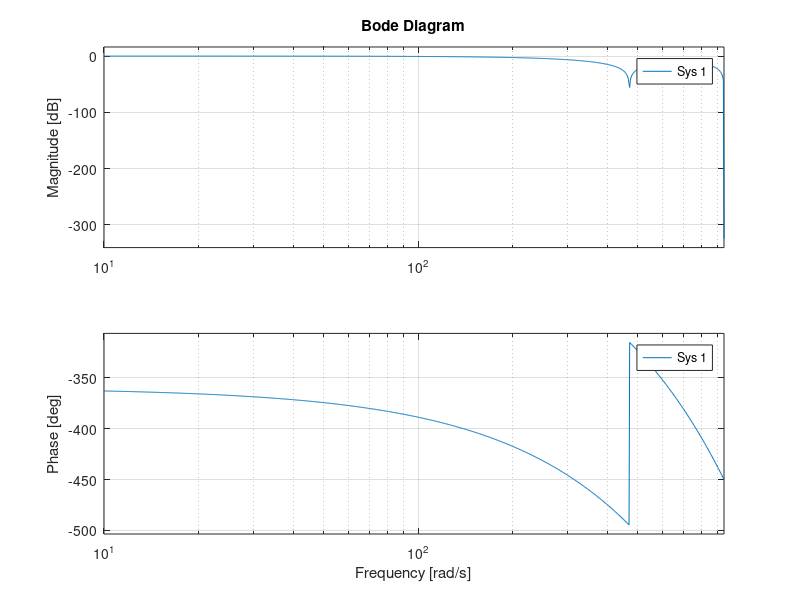
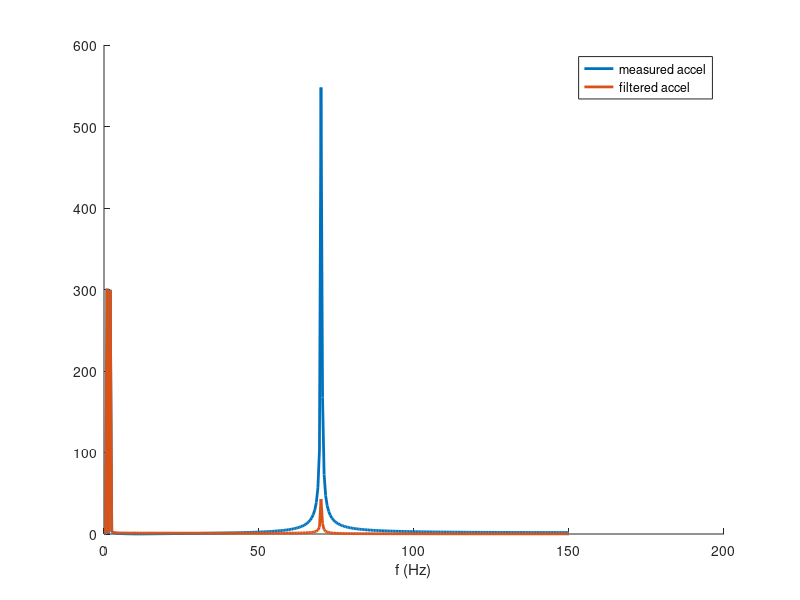
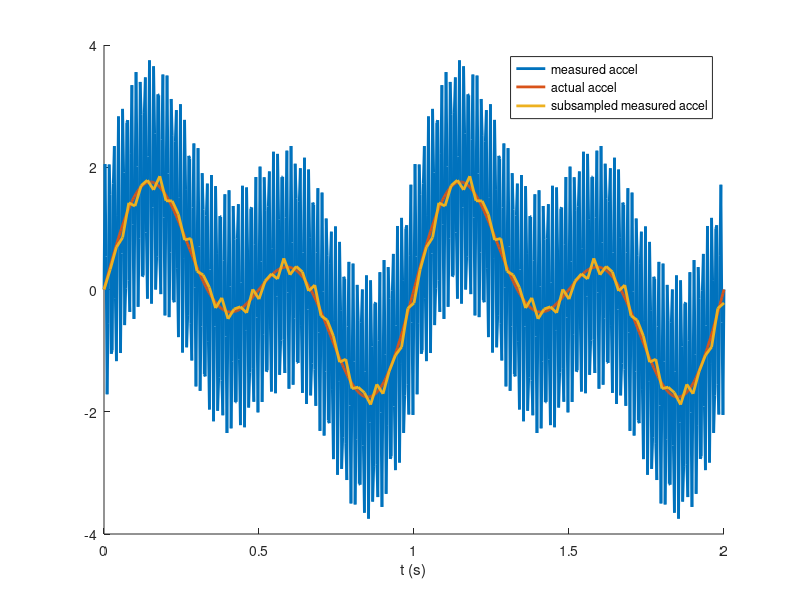

Source code (MATLAB) for these figures, in order:
%% Se mide aceleraciones que se componen de dos componentes sinusoidales de
%% 1 y 2 Hz. Durante la medición hay fuerte ruido de línea que contamina la 
%% señal con otra componente de 60 Hz. La aceleración medida será sub-
%% muestreada de 300 Hz a 50 Hz (decimando cada 6), con lo cual la 
%% componente de ruido de línea debería desaparecer (f_N=fs/2=25 < 60). 
%% Sin embargo, aún está presente.
%% Arregle la sección Filtering de manera tal que se maximice la SNR. Note
%% que la definición de SNR utilizada para evaluar su solución tiene en
%% cuenta la fase.

clc
close all
clear

ti = 0 % s
tf2 = 2 % s
fs = 300 % Hz
t = ti:1/fs:tf2;

f_signal_1 = 1 % Hz
f_signal_2 = 2 % Hz
f_noise = 70 % Hz
actual_accel = sin(2*pi*f_signal_1*t) +  sin(2*pi*f_signal_2*t);
noise = 2*sin(2*pi*f_noise*t);%% + 2*sin(2*pi*70*t) ;
measured_accel = actual_accel + noise;


%% Filtering

% lambda = 0.9;
% b = 1-lambda;
% a = [1 -lambda];
% 
% filtered_measured_accel = filter(b,a,measured_accel);
% Hd = chebyPancho;
% %Hd = kaiser_pancho;
% [b,a] = tf(Hd);
% 
% filtered_measured_accel = filter(b, a, measured_accel);
% 
% figure
% bode(filt(b, a, 1/fs))

f_co = 35;% Elijo frecuencia de corte
F_CO =f_co/fs;%Normalizo la frecuencia de corte
M = round(1/(2*F_CO))%Calculo el orden

b = (1/M)*ones(1,M);
a = 1;

filtered_measured_accel = filter(b, a, measured_accel);

% f_co = 35;% Elijo frecuencia de corte
% F_CO =f_co/fs;%Normalizo la frecuencia de corte
% M = round(1/(2*F_CO))%Calculo el orden
% 
% b = (1/M)*ones(1,M);
% a = 1;
% 
% filtered_measured_accel = filter(b, a, filtered_measured_accel);
% 
figure
bode(filt(b, a, 1/fs))



%% Subsampling
fs_new = 50 % Hz
subsampled_filtered_measured_accel = filtered_measured_accel(1:round(fs/fs_new):end);
subsampled_t = t(1:round(fs/fs_new):end);


X = abs(fft(measured_accel));
X_filt = abs(fft(filtered_measured_accel));
figure
hold on
plot(linspace(0, fs/2, round(length(X)/2)), X(1:round(length(X)/2)), 'linewidth', 2);
plot(linspace(0, fs/2, round(length(X_filt)/2)), X_filt(1:round(length(X_filt)/2)), 'linewidth', 2);
legend('measured accel', 'filtered accel')
xlabel('f (Hz)')


figure
hold on
plot(t, [measured_accel; actual_accel], 'linewidth', 2)
plot(subsampled_t, subsampled_filtered_measured_accel, 'linewidth', 2)
xlabel('t (s)')
legend('measured accel', 'actual accel', 'subsampled measured accel')


%% Evaluation
subsampled_actual_accel = actual_accel(1:round(fs/fs_new):end);
SNR = 20*log10(rms(subsampled_actual_accel)/rms(subsampled_filtered_measured_accel - subsampled_actual_accel))

if SNR < 10
    disp(['Nota Ej 1 = 2'])
elseif SNR < 13
    disp(['Nota Ej 1 = 3'])
elseif SNR < 16
    disp(['Nota Ej 1 = 4'])
elseif SNR < 19
    disp(['Nota Ej 1 = 5'])
elseif SNR < 22
    disp(['Nota Ej 1 = 6'])
else
    disp(['Nota Ej 1 = 7'])
end